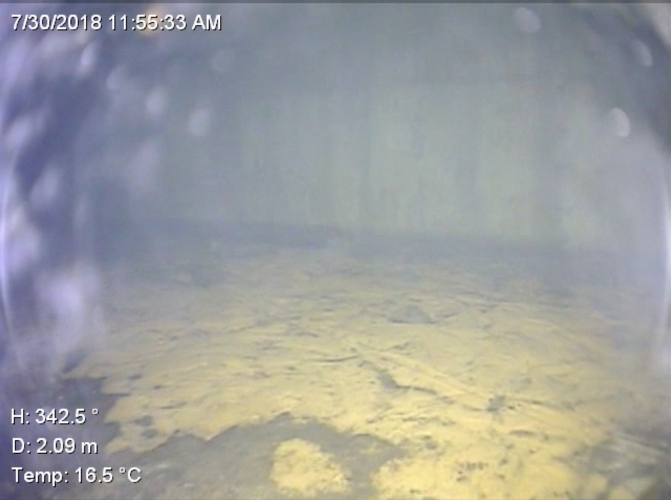
%> input picture src/Color_Balance_and_fusion/Valentine2.png, 1342 x 1000 px (shown at 1/2 size)
$ octave main.m   (GNU Octave 9; MATLAB toolbox functions it lacks are replaced by stand-ins)
%> lines starting %> are read from the running program, lines starting %| are printed output that depends on the picture
%%%%%%
% method described on Color Balance and Fusion for Underwater Image
% Enhancement by Codruta O. Ancuti , Cosmin Ancuti, Christophe De
% Vleeschouwer , and Philippe Bekaert

close all;
clear all;
clc;

%%% Underwater White Balance %%%

%% Load the image and split channels.
rgbImage=double(imread('../Valentine2.png'))/255;
%%
%
%   for x = 1:10
%       disp(x)
%   end
%

grayImage = rgb2gray(rgbImage);
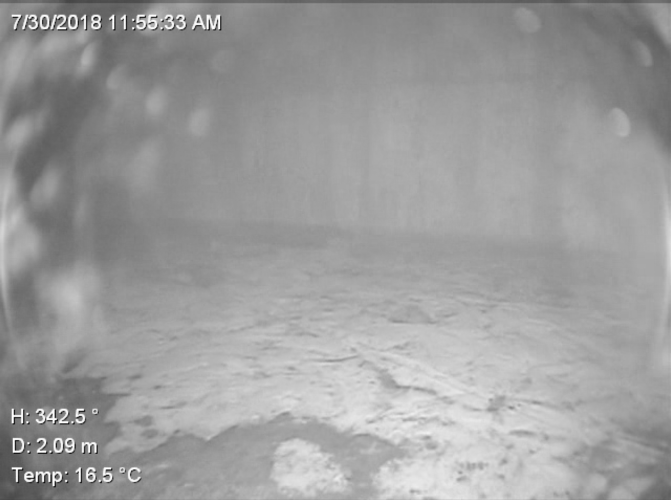
%> grayImage: size 1000x1342 double (shown at 1/2 size); min 0, max 1, mean 0.617

Ir = rgbImage(:,:,1);
Ig = rgbImage(:,:,2);
Ib = rgbImage(:,:,3);
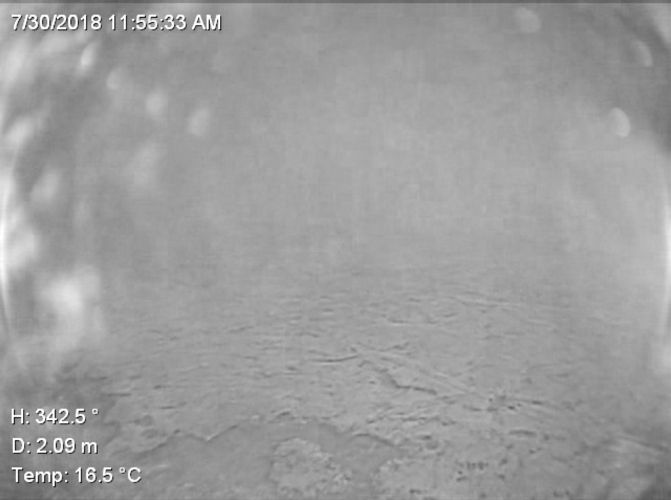
%> Ib: size 1000x1342 double (shown at 1/2 size); min 0, max 1, mean 0.615

Ir_mean = mean(Ir, 'all');
%> Ir_mean = 0.614
Ig_mean = mean(Ig, 'all');
%> Ig_mean = 0.619
Ib_mean = mean(Ib, 'all');
%> Ib_mean = 0.615

%% Color compensation
alpha = 0.1;
Irc = Ir + alpha*(Ig_mean - Ir_mean);
alpha = 0; % 0 does not compensates blue channel.

Ibc = Ib + alpha*(Ig_mean - Ib_mean);

%% White Balance

I = cat(3, Irc, Ig, Ibc);
I_lin = rgb2lin(I);
%> I_lin: size 1000x1342x3 double; mean of channels 1, 2, 3 0.358, 0.357, 0.343

percentiles = 5;
%> (the run ends here)

$ run again, with src/Color_Balance_and_fusion/Valentine1.png copied over src/Color_Balance_and_fusion/Valentine2.png
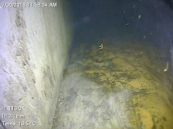
%> input picture src/Color_Balance_and_fusion/Valentine1.png, 173 x 129 px
%> `grayImage = rgb2gray(rgbImage);`:
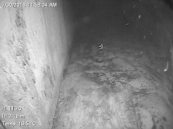
%> grayImage: size 129x173 double; min 0.114, max 0.95, mean 0.535
%> `Ib = rgbImage(:,:,3);`:
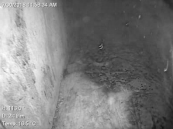
%> Ib: size 129x173 double; min 0.0745, max 0.988, mean 0.495
%> Ir_mean = 0.533
%> Ig_mean = 0.544
%> Ib_mean = 0.495
%> I_lin: size 129x173x3 double; mean of channels 1, 2, 3 0.305, 0.309, 0.263

$ run again, with src/Color_Balance_and_fusion/Valentine.png copied over src/Color_Balance_and_fusion/Valentine2.png
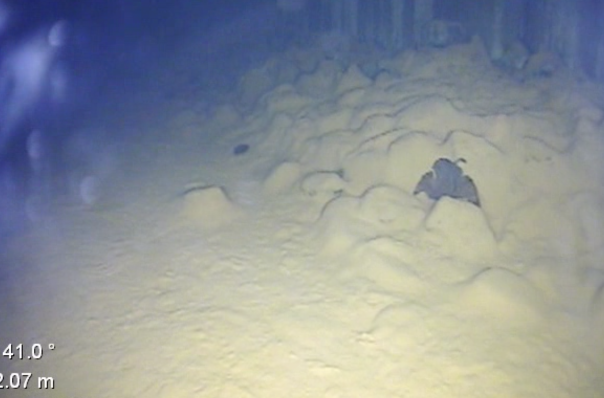
%> input picture src/Color_Balance_and_fusion/Valentine.png, 1208 x 796 px (shown at 1/2 size)
%> `Ib = rgbImage(:,:,3);`:
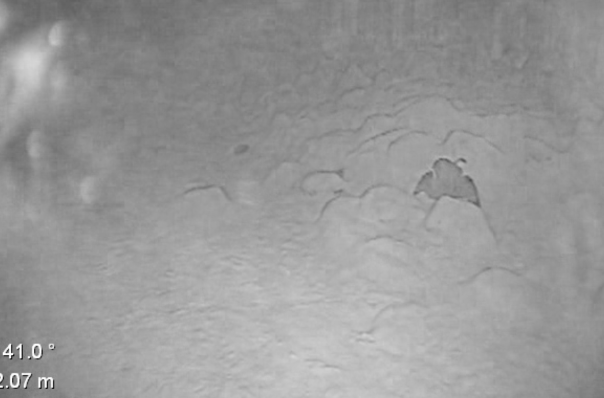
%> Ib: size 796x1208 double (shown at 1/2 size); min 0, max 1, mean 0.596
%> Ir_mean = 0.554
%> Ig_mean = 0.577
%> Ib_mean = 0.596
%> `Irc = Ir + alpha*(Ig_mean - Ir_mean);`:
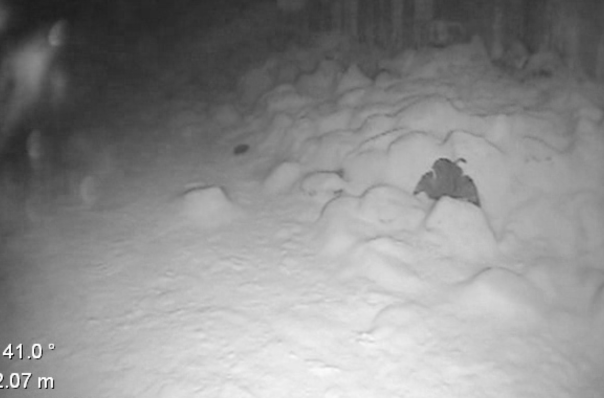
%> Irc: size 796x1208 double (shown at 1/2 size); min 0.00621, max 1, mean 0.556; drawn with min black and max white
%> I_lin: size 796x1208x3 double; mean of channels 1, 2, 3 0.327, 0.335, 0.322
